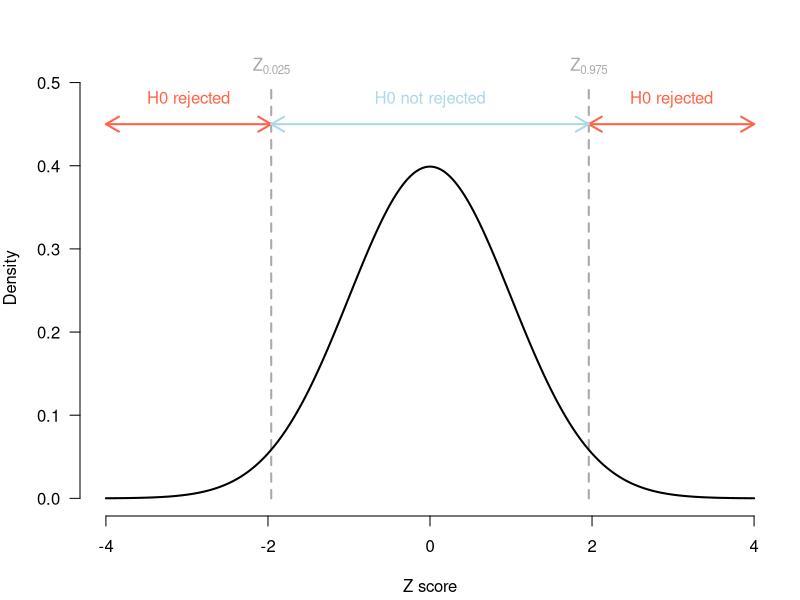
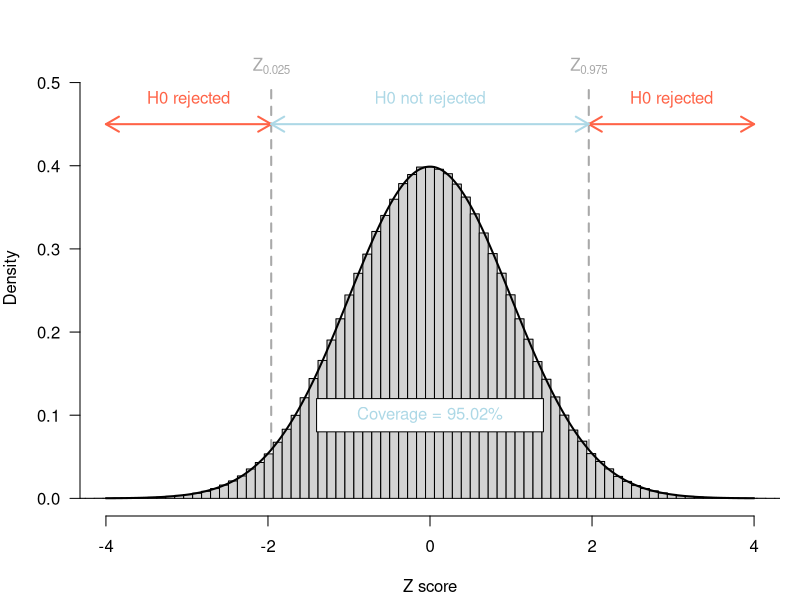
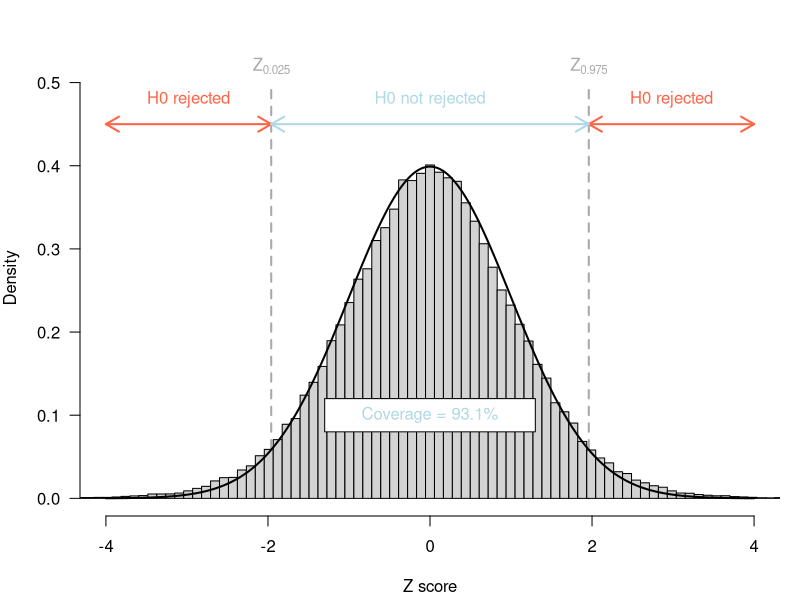
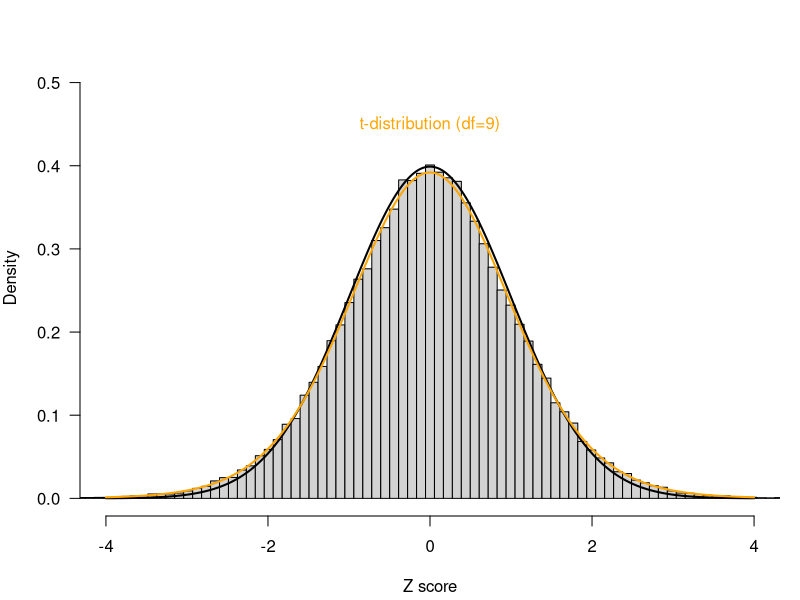
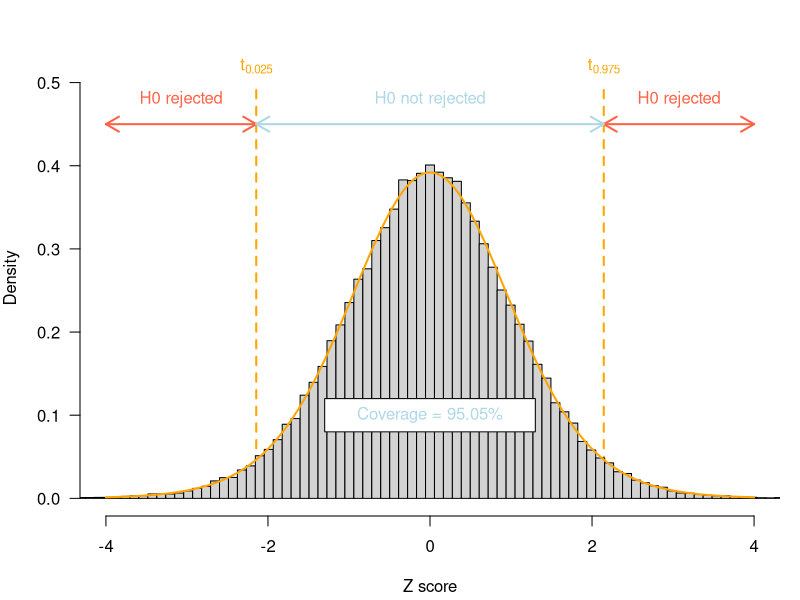

Generate these figures, in order, with R: (Note: this script raises an error after producing the figures.)
# jonashaslbeck@protonmail.com; May 18th, 2024

# ----------------------------------------------------
# ---------- What is happening here? -----------------
# ----------------------------------------------------

# Make figures for t-distribution mini lecture


# ----------------------------------------------------
# ---------- Load Packages ---------------------------
# ----------------------------------------------------

library(RColorBrewer)


# ----------------------------------------------------
# ---------- Get Colors for coloring Z-equation ------
# ----------------------------------------------------

cols <- brewer.pal(4, "Set1")
cols


# ----------------------------------------------------
# ---------- Scenario A: Known Variance --------------
# ----------------------------------------------------

# ------ Plot A.1 Recap Z-test ------

x <- seq(-4, 4, length=1000)
y <- dnorm(x, 0, 1)
alpha <- 0.05
crit <- qnorm(c(alpha/2, 1-alpha/2), 0, 1)

pdf("Figures/Zdist.pdf", width=6, height=5)
Baseplot_ZScore <- function(crit, showCrit=TRUE, colcrit="darkgrey", type="Z") {
  par(mar=c(4.2,4,2,1))
  plot.new()
  plot.window(xlim=c(-4,4), ylim=c(0,.53))
  axis(1)
  axis(2, las=2)
  title(xlab="Z score")
  title(ylab="Density")

  if(showCrit) {

    segments(crit[1], 0, crit[1], 0.5, lwd=2, lty=2, col=colcrit)
    segments(crit[2], 0, crit[2], 0.5, lwd=2, lty=2, col=colcrit)

    arrows(x0 = crit[1], 0.45, -4, 0.45, length = 0.15, code=3, col="tomato", lwd=2)
    arrows(x0 = crit[2], 0.45, 4, 0.45, length = 0.15, code=3, col="tomato", lwd=2)
    arrows(x0 = crit[1], 0.45, crit[2], 0.45, length = 0.15, code=3, col="lightblue", lwd=2)
    text(0, 0.48, "H0 not rejected", col="lightblue")
    text((-4 + crit[1])/2, 0.48, "H0 rejected", col="tomato")
    text((4 + crit[2])/2, 0.48, "H0 rejected", col="tomato")
    if(type=="Z") {
    text(crit[1], 0.52, expression(Z[0.025]), col=colcrit)
    text(crit[2], 0.52, expression(Z[0.975]), col=colcrit)
    } else {
      text(crit[1], 0.52, expression(t[0.025]), col=colcrit)
      text(crit[2], 0.52, expression(t[0.975]), col=colcrit)
    }
  }
}
Baseplot_ZScore(crit=crit)
lines(x, y, lwd=2)
dev.off()

# ------ Plot A.2 Verify CLT ------

# Simulate
nIter <- 1000000
N <- 15
v_Z <- rep(NA, nIter)
set.seed(1)
for(i in 1:nIter) v_Z[i] <- (mean(rnorm(N, 0, 1))-0) / (1 / sqrt(N))
# Compute coverage
ind_cov <- v_Z > crit[1] & v_Z < crit[2]

# Plot
pdf("Figures/Zdist_Verify_CLT.pdf", width=6, height=5)
Baseplot_ZScore(crit=crit)
hist(v_Z, breaks=seq(-11, 11, length=200), add=TRUE, freq = FALSE)
lines(x, y, lwd=2)
rect(0-1.4, 0.1-0.02, 0+1.4, 0.1+0.02, col="white")
text(0, 0.1, paste0("Coverage = ", round(mean(ind_cov), 4)*100, "%"), col="lightblue")
dev.off()


# ----------------------------------------------------
# ---------- Scenario B: Estimated Variance ----------
# ----------------------------------------------------

# Simulate
nIter <- 100000
N <- 15
v_Z <- rep(NA, nIter)
set.seed(1)
for(i in 1:nIter) {
  data <- rnorm(N, 0, 1)
  v_Z[i] <- (mean(data)-0) / (sd(data) / sqrt(N))
}
# Compute Coverage
ind_cov <- v_Z > crit[1] & v_Z < crit[2]

# ------- Plot B.1 Z crit vals with samp dist estimated SDs -------

# Plot
pdf("Figures/Zdist_SampDist_estSD.pdf", width=6, height=5)
Baseplot_ZScore(crit=crit)
hist(v_Z, breaks=seq(-11, 11, length=200), add=TRUE, freq = FALSE)
lines(x, y, lwd=2)
rect(0-1.3, 0.1-0.02, 0+1.3, 0.1+0.02, col="white")
text(0, 0.1, paste0("Coverage = ", round(mean(ind_cov), 4)*100, "%"), col="lightblue")
dev.off()


# ------- Plot B.2 Show t-density estimated SDs -------

# Compute density of t-distribution
y_t <- dt(x, df=N-1)

# Plot
pdf("Figures/Zdist_SampDist_estSD_with_tDist.pdf", width=6, height=5)
Baseplot_ZScore(crit=crit, showCrit = FALSE)
hist(v_Z, breaks=seq(-11, 11, length=200), add=TRUE, freq = FALSE)
lines(x, y, lwd=2)
lines(x, y_t, col="orange", lwd=2)
text(0, 0.45, "t-distribution (df=9)", col="orange")
dev.off()


# ------- Plot B.3 Show t-density + t-crit values estimated SDs -------

# Compute critical values
crit_t <- qt(c(alpha/2, 1-alpha/2), df=N-1)
# Compute Coverage using t-distributiom
ind_cov_t <- v_Z > crit_t[1] & v_Z < crit_t[2]

# Plot
pdf("Figures/Zdist_SampDist_estSD_with_tDist_plusCrit.pdf", width=6, height=5)
Baseplot_ZScore(crit=crit_t, showCrit = TRUE, colcrit = "orange", type="t")
hist(v_Z, breaks=seq(-11, 11, length=200), add=TRUE, freq = FALSE)
lines(x, y_t, col="orange", lwd=2)
rect(0-1.3, 0.1-0.02, 0+1.3, 0.1+0.02, col="white")
text(0, 0.1, paste0("Coverage = ", round(mean(ind_cov_t), 4)*100, "%"), col="lightblue")
dev.off()


# ----------------------------------------------------
# ---------- Show Convergence of t to Z --------------
# ----------------------------------------------------

# Compute densities
x <- seq(-4, 4, length=1000)
y <- dnorm(x, 0, 1)
lines(x, y, col="black", lwd=2)
l_t <- list()
v_dfs <- c(1,2,3,5,10)
for(i in 1:5) l_t[[i]] <- dt(x, df=v_dfs[i])
cols <- brewer.pal(6, "Blues")[-1]

# Plot
pdf("Figures/ZvsT.pdf", width=6, height=5)

par(mar=c(4.2,4,1.5,1))
plot.new()
plot.window(xlim=c(-4,4), ylim=c(0,.45))
axis(1)
axis(2, las=2)
title(xlab="Z score")
title(ylab="Density")
lines(x, y, lwd=2)
for(i in 1:5) lines(x, l_t[[i]], col=cols[i], lwd=2)
legend("right", legend=c("Standard normal", paste0("t(df=", v_dfs, ")")),
       bty="n", text.col=c("black", cols))

dev.off()





